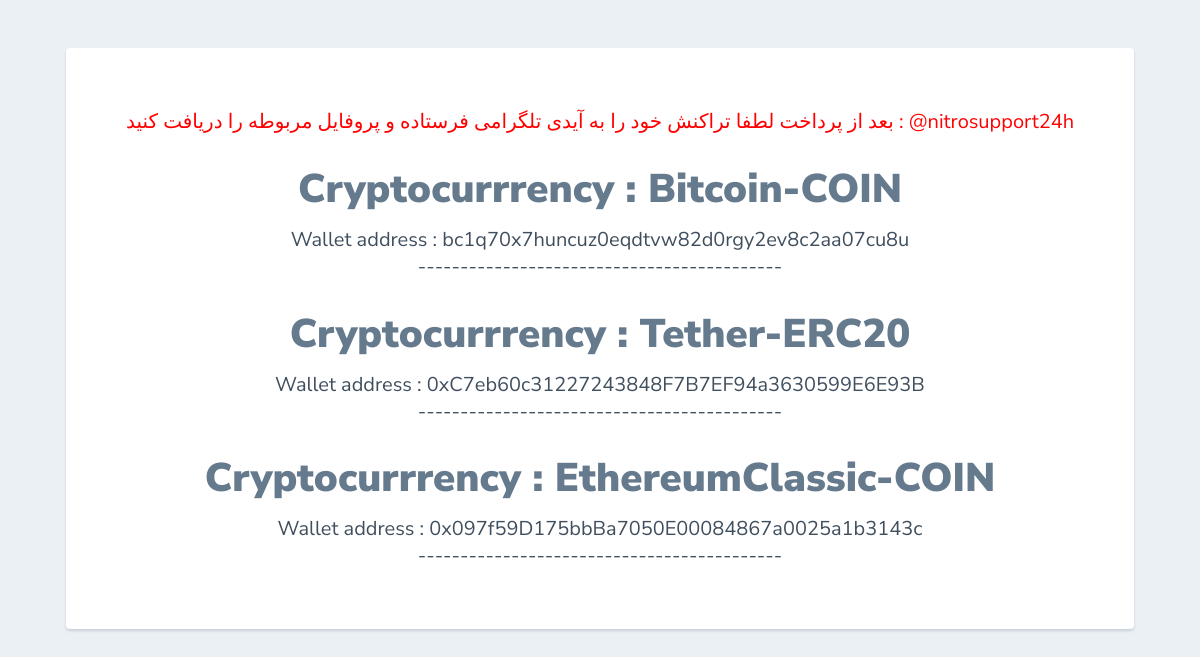
Page /hoJA6vXLgr7TvnW8xrrU8vBJFXw5twl7bDR7AH75Eo (signed in) on the committed database.
### logindash/models.py (models this page shows)
class Notes(models.Model):
    note = models.TextField(default = "Contact us from telegram @nitrosupport24h")

class CryptoCurrency(models.Model):
    name = models.CharField(max_length = 100 , blank = False , default = "Contact us from telegram @nitrosupport24h")
    wallet_address = models.TextField(default = "Contact us from telegram @nitrosupport24h")

### logindash/views.py (the view)
# urls.py: path("hoJA6vXLgr7TvnW8xrrU8vBJFXw5twl7bDR7AH75Eo" , crypto , name = "pay")
def crypto(request):
    cryptoinfo = CryptoCurrency.objects.all()
    notes = Notes.objects.all()
    return render(request , "crypto.html" , context = {"crypto" : cryptoinfo , "notes" : notes})

### logindash/templates/crypto.html (shortened to what this page needs)
{% if request.user.is_authenticated %}
    <html>
    <head>
    </head>
        <body>
        <div class="card">
            {% for nt in notes %}
                <p style="color: red;">{{ nt.note }}</p>
            {% endfor %}
            {% for info in crypto %}
                <h1 style="color: rgb(102, 122, 142);">Cryptocurrrency : {{ info.name }}</h1>
                <p>Wallet address : {{ info.wallet_address }} </p>
                <p>-------------------------------------------</p>
            {% endfor %}
        </div>
        </body>
    </html>
{% else %}
    <head>
        <meta http-equiv = "refresh" content = "3; url = {% url 'signinform' %}" />
    </head>
{% endif %}

### logindash/templates/crypto.html (style rules this page uses)
body { text-align: center; padding: 40px 0; background: #EBF0F5; }
h1 { color: #88B04B; font-family: "Nunito Sans", "Helvetica Neue", sans-serif; font-weight: 900; font-size: 40px; margin-bottom: 10px; }
p { color: #404F5E; font-family: "Nunito Sans", "Helvetica Neue", sans-serif; font-size:20px; margin: 0; }
.card { background: white; padding: 60px; border-radius: 4px; box-shadow: 0 2px 3px #C8D0D8; display: inline-block; margin: 0 auto; }

### rows in the picture
Notes: note "بعد از پرداخت لطفا تراکنش خود را به آیدی تلگرامی فرستاده و پروفایل مربوطه را دریافت کنید :‌ @nitrosupport24h"
CryptoCurrency: name "Bitcoin-COIN", wallet_address "bc1q70x7huncuz0eqdtvw82d0rgy2ev8c2aa07cu8u"
CryptoCurrency: name "Tether-ERC20", wallet_address "0xC7eb60c31227243848F7B7EF94a3630599E6E93B"
CryptoCurrency: name "EthereumClassic-COIN", wallet_address "0x097f59D175bbBa7050E00084867a0025a1b3143c"
